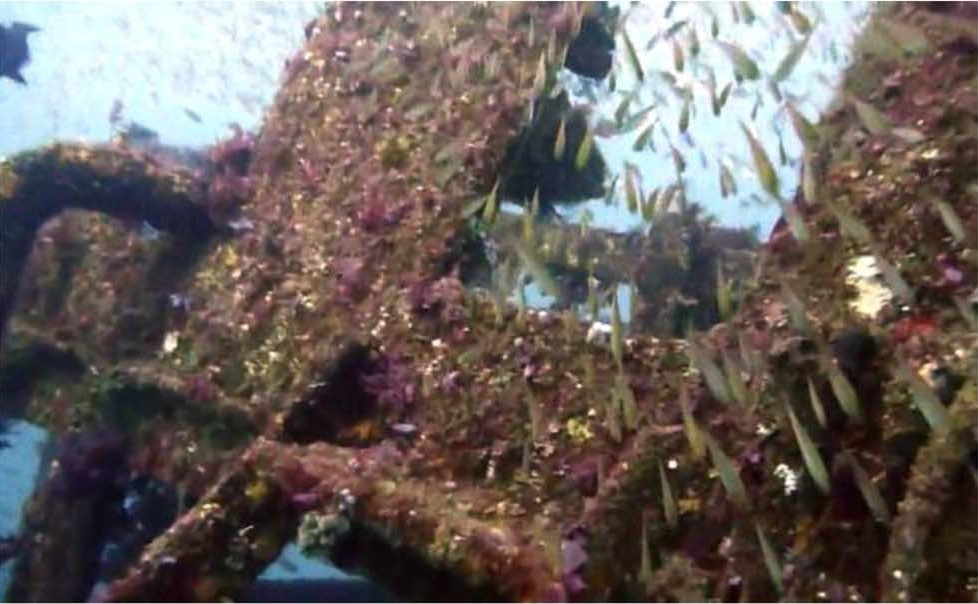
%> input picture Code/Dehazed_image.jpg, 978 x 604 px
$ octave --eval "result = Canny_Edge_Detection(imread('Dehazed_image.jpg'));"   (GNU Octave 9; MATLAB toolbox functions it lacks are replaced by stand-ins)
%> lines starting %> are read from the running program, lines starting %| are printed output that depends on the picture; in (x1, y1, x2, y2) boxes, pixels count from 0 and x2, y2 are one past the last pixel; in counts of white or black regions, pixels touching at a corner belong together; the program's own positions count from 1
function [ Image_out ] = Canny_Edge_Detection( image )
% This Function was created by Mohit Kumar Ahuja
% For Computer Vision Toolbox

threshold = 2;
sigma = 1.5;
if nargin < 2
    threshold = [];
    sigma = sqrt(2);
elseif nargin < 3
    sigma = sqrt(2);
end

if size(image, 3) > 1
    image = rgb2gray(image);
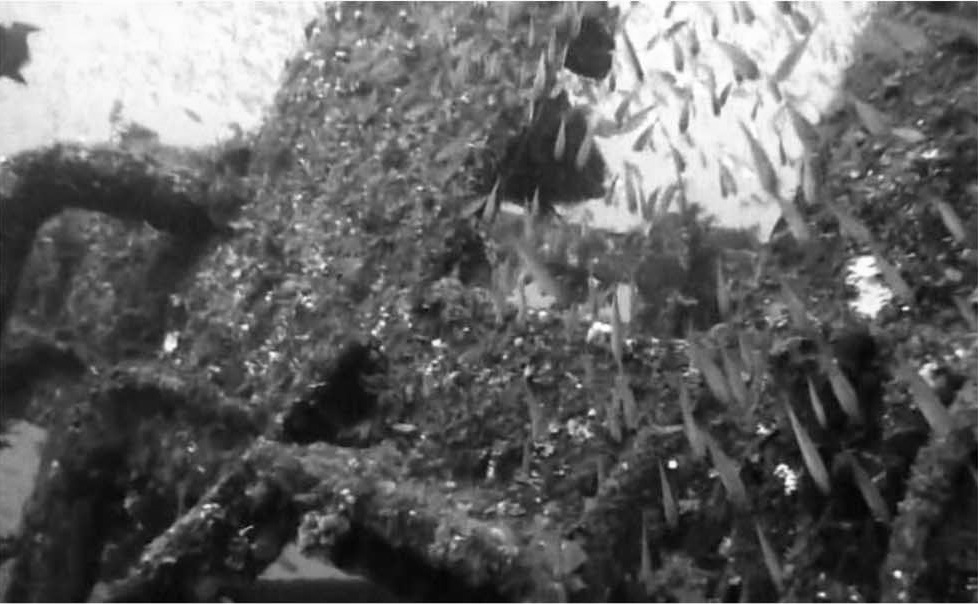
%> image: size 604x978 uint8; min 1, max 255, mean 98.9
end

Image_out = edge(image, 'canny', threshold, sigma);
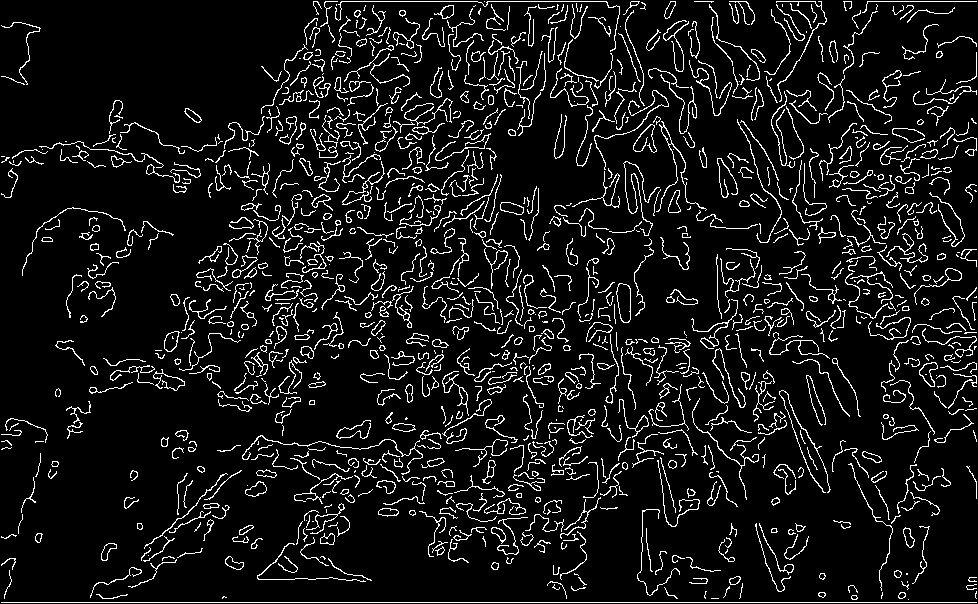
%> Image_out: size 604x978 logical; 8.6% white in thin lines or dots

end

$ run again, on Code/1.jpg
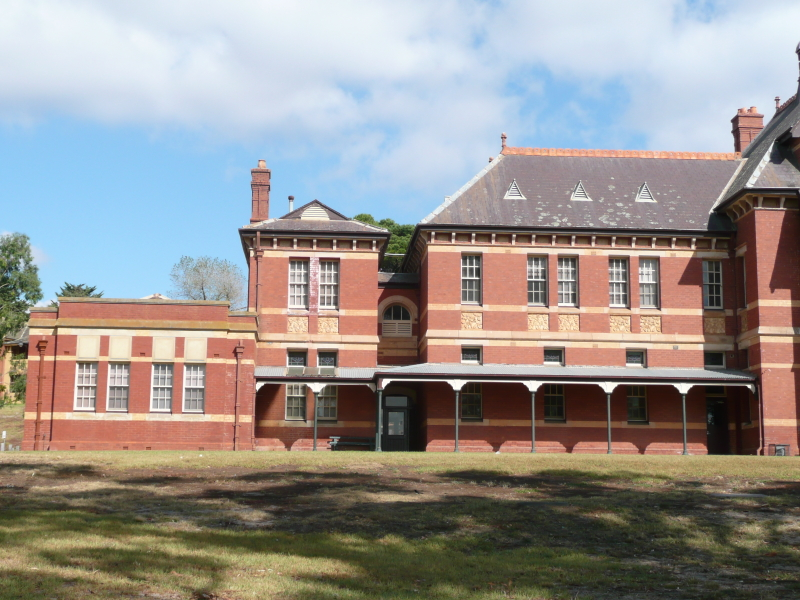
%> input picture Code/1.jpg, 800 x 600 px
%> in Canny_Edge_Detection, `image = rgb2gray(image);`:
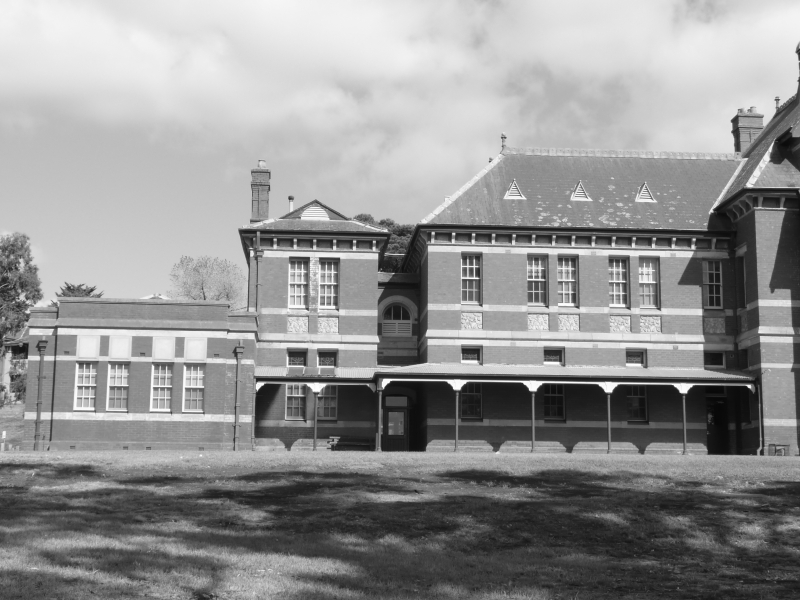
%> image: size 600x800 uint8; min 8, max 254, mean 147.2
%> in Canny_Edge_Detection, `Image_out = edge(image, 'canny', threshold, sigma);`:
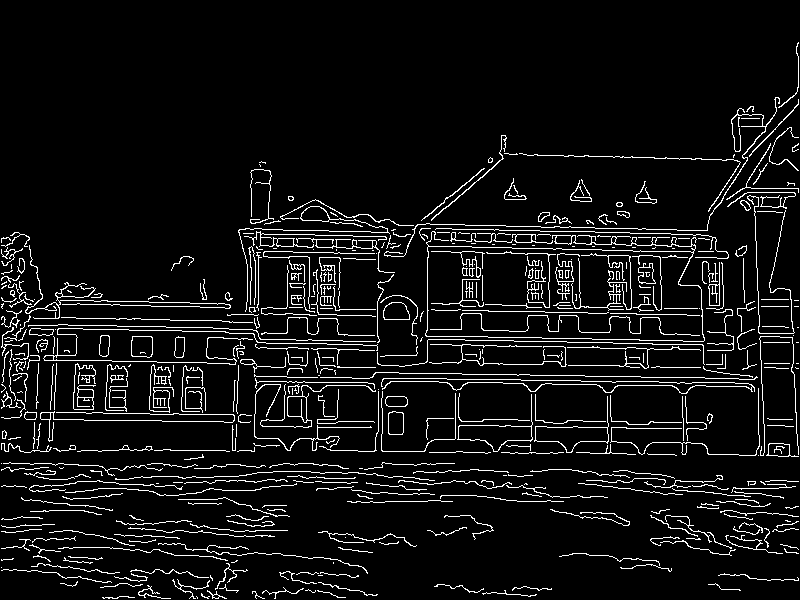
%> Image_out: size 600x800 logical; 6.9% white in thin lines or dots

$ run again, on Code/2.jpg
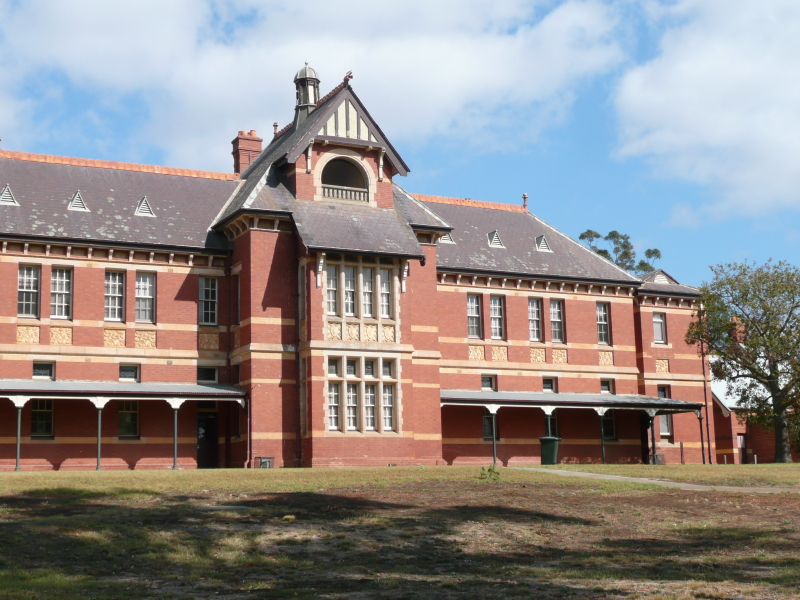
%> input picture Code/2.jpg, 800 x 600 px
%> in Canny_Edge_Detection, `image = rgb2gray(image);`:
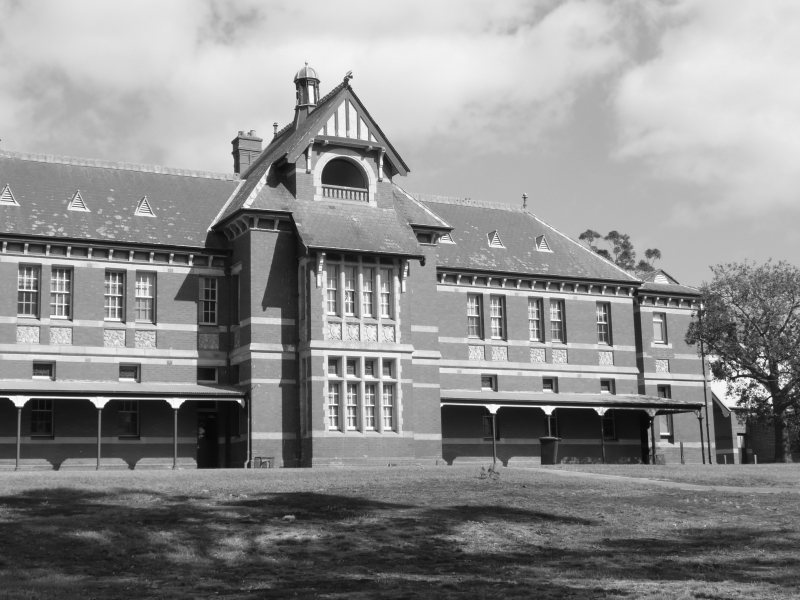
%> image: size 600x800 uint8; min 7, max 254, mean 141.5
%> in Canny_Edge_Detection, `Image_out = edge(image, 'canny', threshold, sigma);`:
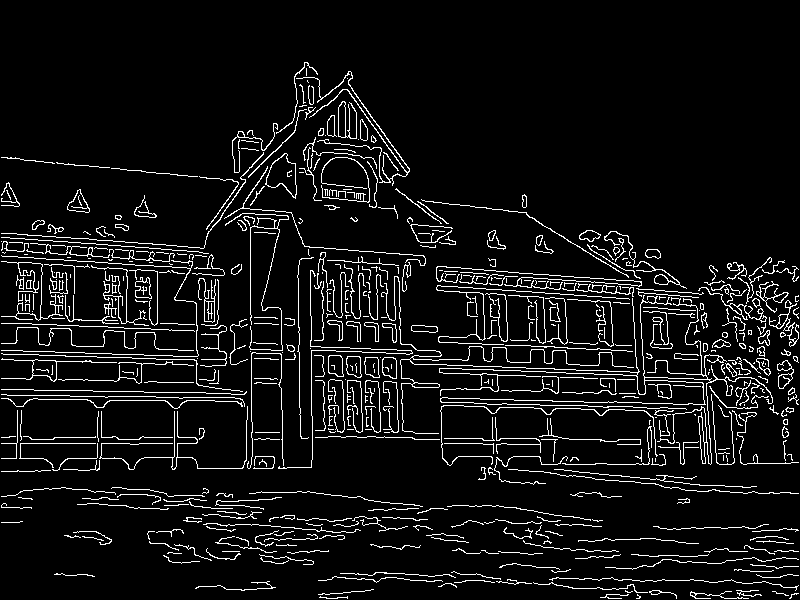
%> Image_out: size 600x800 logical; 7.1% white in thin lines or dots, all inside (x1, y1, x2, y2) = (1, 62, 799, 599)

$ run again, on Code/a.jpg
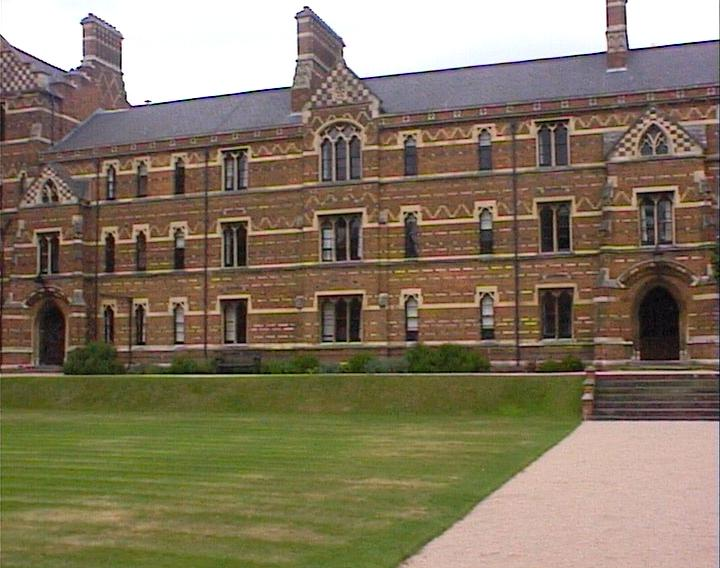
%> input picture Code/a.jpg, 720 x 568 px
%> in Canny_Edge_Detection, `image = rgb2gray(image);`:
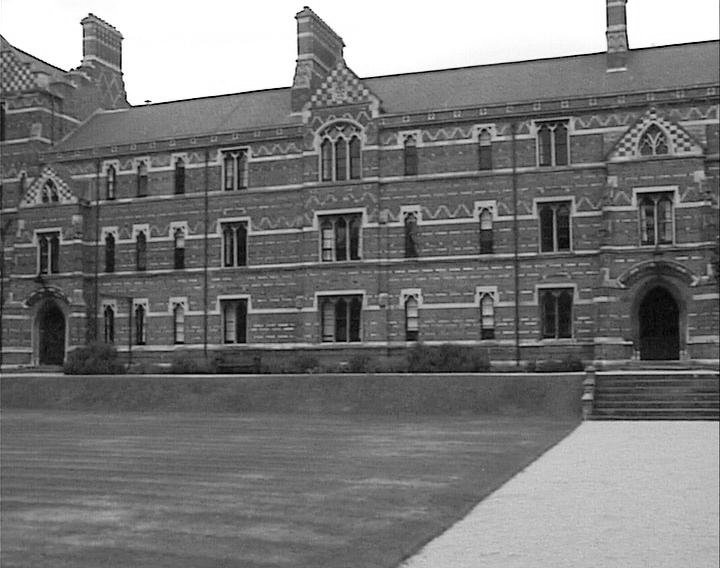
%> image: size 568x720 uint8; min 0, max 255, mean 120.7
%> in Canny_Edge_Detection, `Image_out = edge(image, 'canny', threshold, sigma);`:
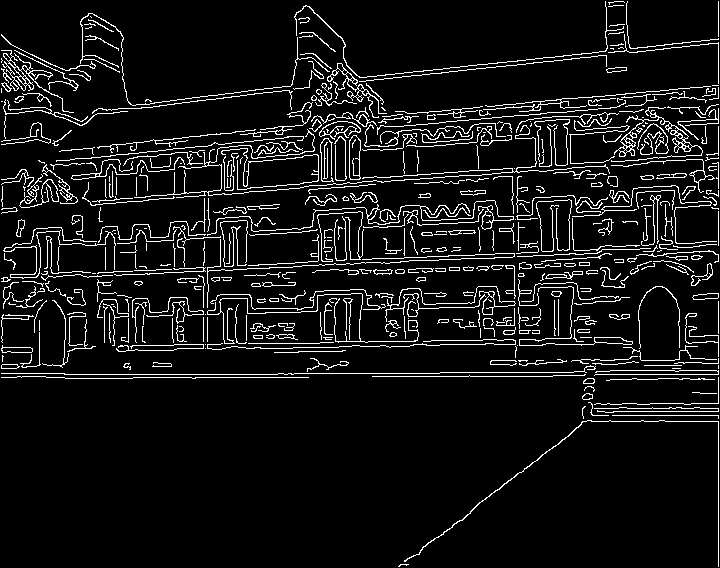
%> Image_out: size 568x720 logical; 7.9% white in thin lines or dots
